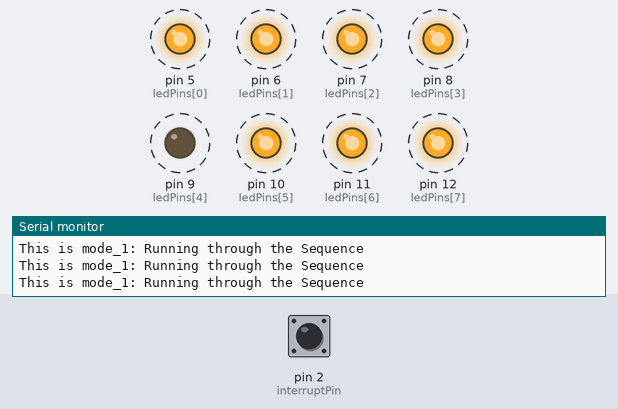
Recording of a sketch running on a simulated Arduino Uno, built with avr-gcc and run on an emulated ATmega328P. On the bench: output pins drawn as LEDs (lit = HIGH), the last lines printed to the serial monitor. Dashed ring = blinking. The inputs (shaded band) are chosen by the test bench; at power-on: pin 2 (interruptPin) HIGH.

Above: at 1.25 s.
1.3 s: pin 2 (interruptPin) pulled LOW for 0.15 s
At 2.7 s:
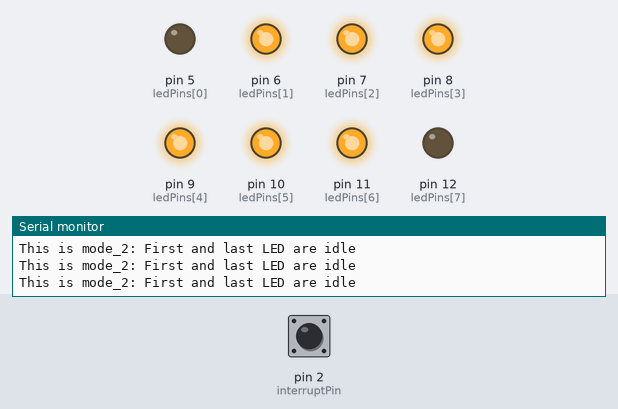
3.0 s: pin 2 (interruptPin) pulled LOW for 1 s
At 3.39 s:
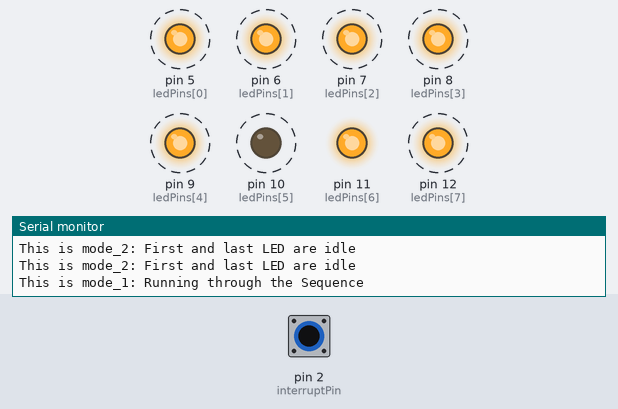
6.0 s: pin 2 (interruptPin) driven LOW
At 7.2 s:
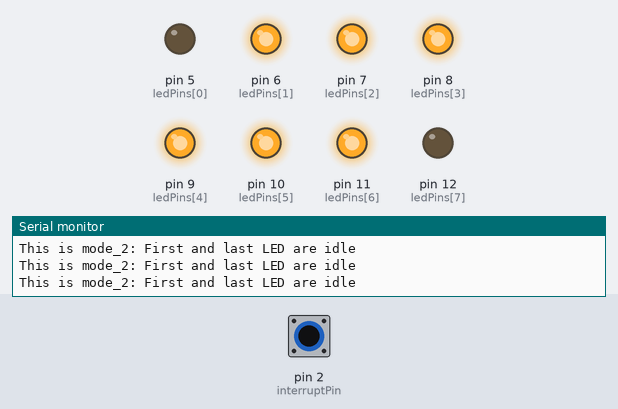
9.0 s: pin 2 (interruptPin) pulsed HIGH 2 times (0.12 s each, 0.3 s apart)
At 9.63 s:
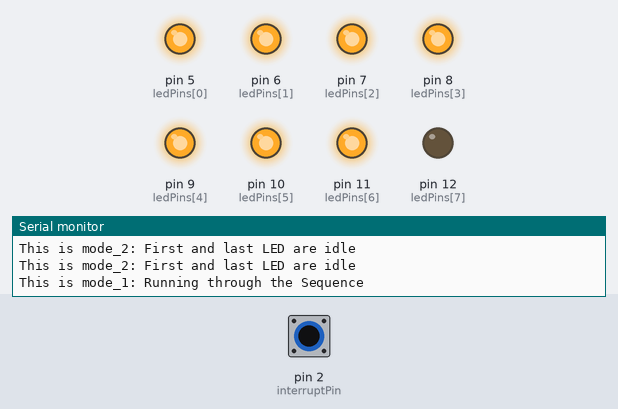
Timing chart, 0 to 12.0 s (numbered marks = the images above; inputs shaded):
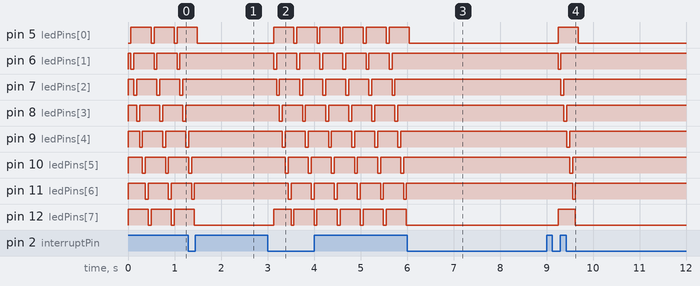

Measured:
- after the input at 1.3 s, pin 5 (ledPins[0]): goes on until 1.5 s, then stays LOW; pin 6 (ledPins[1]): stops changing and stays HIGH
- after the input at 3.0 s, pin 5 (ledPins[0]), pin 6 (ledPins[1]): alternates HIGH for 0.43 s and LOW for 0.06 s, starting after 0.13 s
- after the input at 6.0 s, pin 5 (ledPins[0]): goes on until 6.1 s, then stays LOW; pin 6 (ledPins[1]), pin 7 (ledPins[2]), pin 8 (ledPins[3]), pin 9 (ledPins[4]), pin 10 (ledPins[5]), pin 11 (ledPins[6]): stops changing and stays HIGH; pin 12 (ledPins[7]): stops changing and stays LOW
- after the input at 9.0 s, pin 5 (ledPins[0]): LOW → HIGH after 0.25 s, → LOW 0.43 s later; pin 6 (ledPins[1]): HIGH → LOW after 0.25 s, → HIGH 0.06 s later; pin 7 (ledPins[2]): HIGH → LOW after 0.31 s, → HIGH 0.06 s later; pin 8 (ledPins[3]): HIGH → LOW after 0.37 s, → HIGH 0.06 s later; pin 9 (ledPins[4]): HIGH → LOW after 0.44 s, → HIGH 0.06 s later
- by itself, pin 5 (ledPins[0]), pin 6 (ledPins[1]), pin 7 (ledPins[2]), pin 8 (ledPins[3]), pin 9 (ledPins[4]), pin 10 (ledPins[5]), pin 11 (ledPins[6]), pin 12 (ledPins[7]): alternates HIGH for 0.43 s and LOW for 0.06 s

The sketch:

2_5260446403355744449.ino
```cpp
//Creates a Blinking Led Bar with delays of 200ms

#define OFF HIGH
#define ON LOW
#define LED1 5
#define LED2 6
#define LED3 7
#define LED4 8
#define LED5 9
#define LED6 10
#define LED7 11
#define LED8 12
const int ledCount = 8;   //Number of LEDs
const byte ledPins[] = {5,6,7,8,9,10,11,12};
const byte interruptPin = 2;    // Pin where the button is connected
int pinStatus = 0;    //Variable for reading the pin status
volatile byte state=LOW;

void setup() {
  Serial.begin(9600);
  // sets the pushbutton to INPUT
   pinMode(interruptPin, INPUT_PULLUP);
   attachInterrupt(digitalPinToInterrupt(interruptPin), idleswitch, FALLING);  //FALLING
  // sets all the LEDs to OUTPUT
for (int thisLed = 0; thisLed < ledCount; thisLed++) {
  pinMode(ledPins[thisLed], OUTPUT);
  digitalWrite(ledPins[thisLed], OFF);
  }

}


void loop() {
   if( state == LOW) {
   Serial.print("This is mode_1: Running through the Sequence\n");
  // Turns the Led on
  for (int thisLed = 0; thisLed < ledCount; thisLed++) {
          digitalWrite(ledPins[thisLed], ON);
    // calculate the step duration
     int stepDuration = 500/8;  // 500ms = 2Hz --> dividing this with 8 gives the step duration
     delay(stepDuration);
     //turns the Led off
     for (int thisLed = 0; thisLed < ledCount; thisLed++) {
        digitalWrite(ledPins[thisLed], OFF);
        }
    }

} else if (state == HIGH) {
Serial.print("This is mode_2: First and last LED are idle\n");
  //Turns the Led off
   for (int thisLed = 0; thisLed < ledCount; thisLed++)
          digitalWrite(ledPins[thisLed], OFF);

   digitalWrite(ledPins[0], ON);
   digitalWrite(ledPins[7], ON);
}
}


void idleswitch() {
state = !state;

}
```
